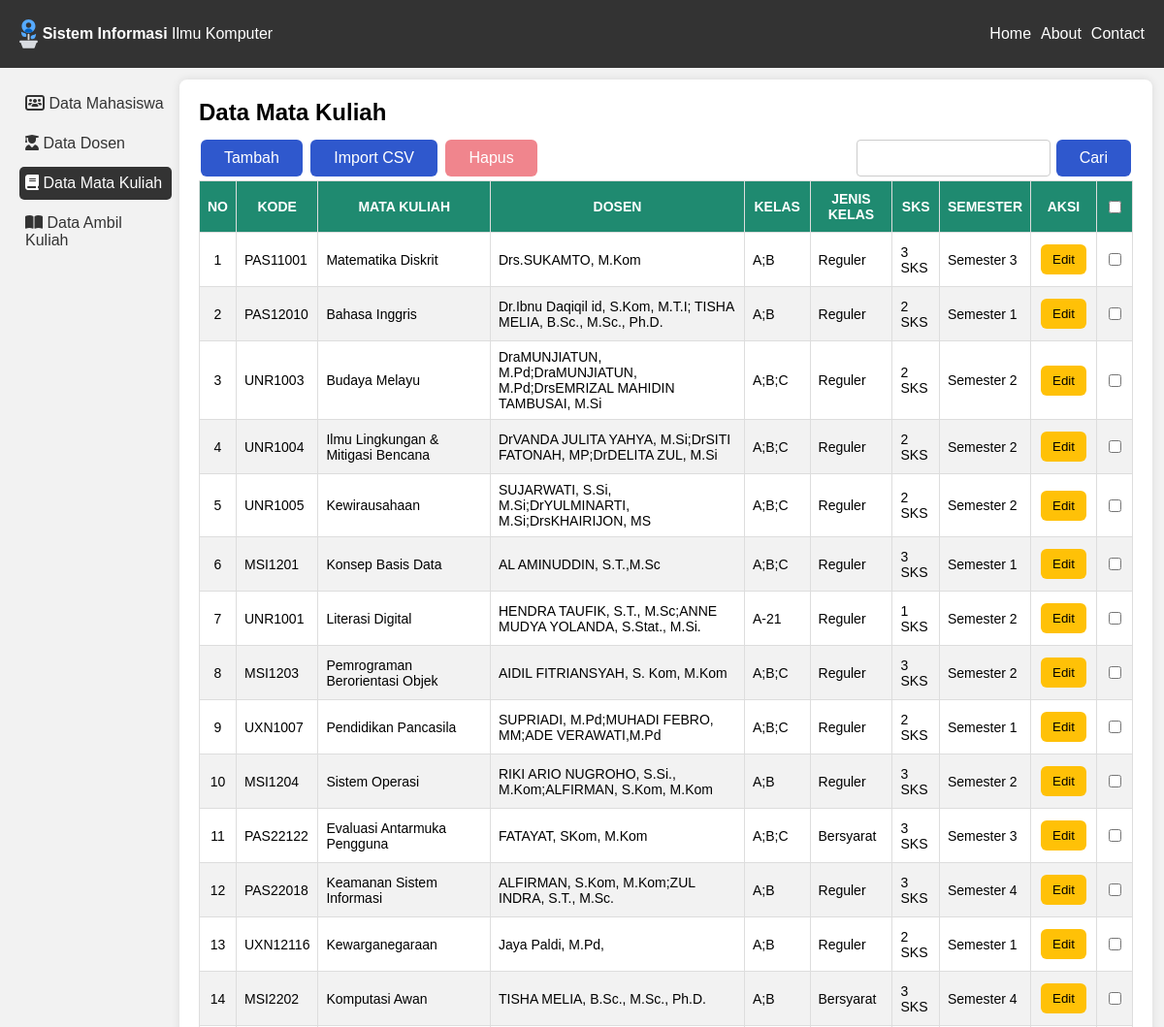
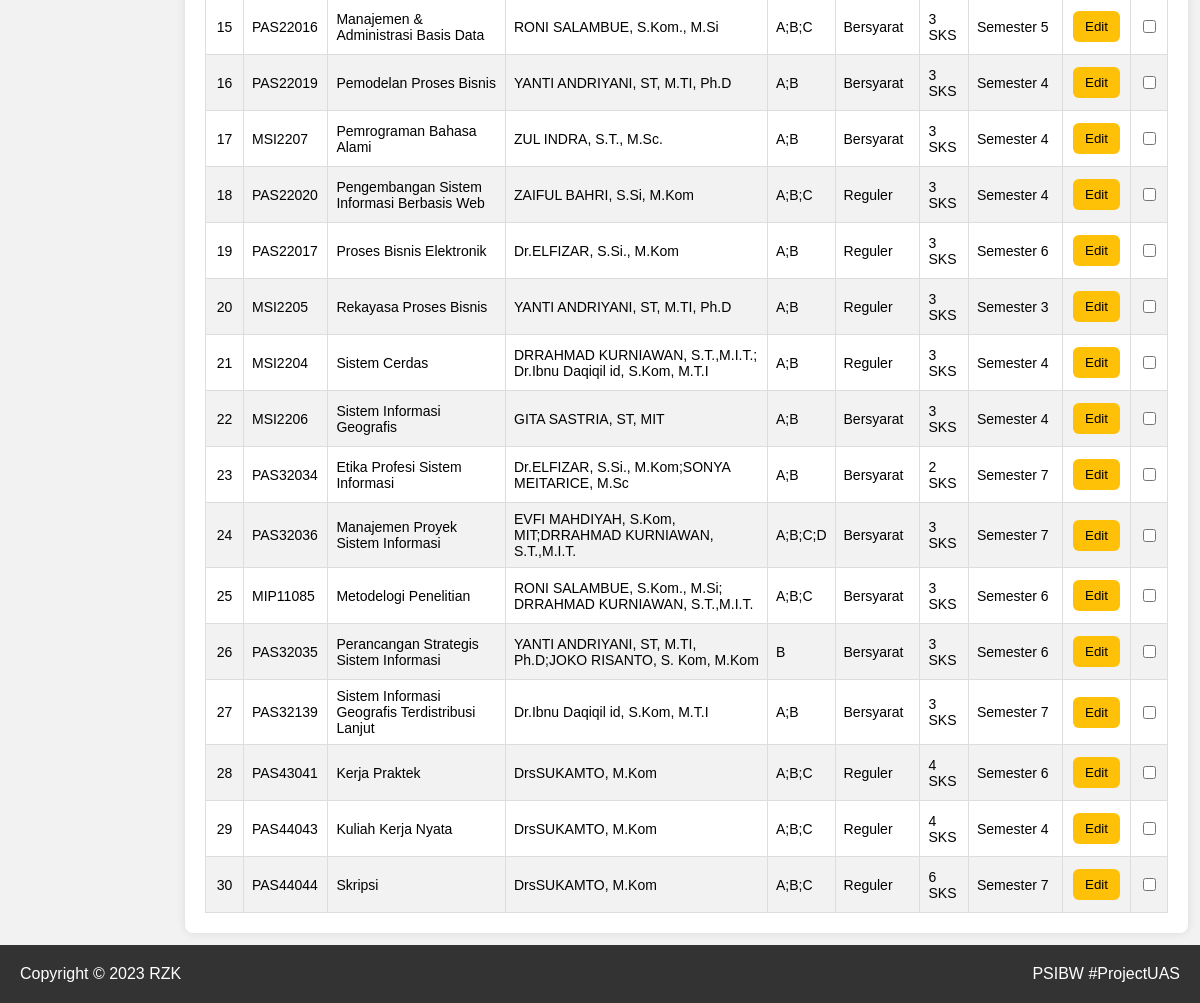
The app's page /matakuliah.php with its own data (2 pictures, top to bottom).
### tables this page shows
CREATE TABLE `matakuliah` (
  `id_matkul` int(11) NOT NULL,
  `kode` varchar(15) NOT NULL,
  `mata_kuliah` varchar(80) NOT NULL,
  `dosen` varchar(200) NOT NULL,
  `kelas` varchar(15) NOT NULL,
  `jenis_kelas` varchar(20) NOT NULL,
  `sks` int(11) NOT NULL,
  `semester` int(11) NOT NULL
);

### function.php (called while the page is built, shortened)
<?php
include 'koneksi.php';
function tabelMK()
{
    global $kon;
    $matakuliah = mysqli_query($kon, "SELECT * FROM matakuliah");
    return $matakuliah;
}
function getMahasiswa()
{
    global $kon;
    $sql = "SELECT id_mahasiswa FROM mhs_web";
    $rows = mysqli_query($kon, $sql);
    return $rows->fetch_all();
}

### matakuliah.php (the view, shortened to what this page needs)
<?php
include 'function.php';
$resID = getMahasiswa();
$listID = ';';
for ($i = 0; $i < count($resID); $i++) {
    $listID = $listID . $resID[$i][0] . ';';
}
if (isset($_POST['search'])) {
    $mk = tabelSearch('matakuliah', 'mata_kuliah', $_POST['cari']);
} else {
    $mk = tabelMK();
}
?>
<!DOCTYPE html>
<html>
<head>
    <link rel="stylesheet" type="text/css" href="style.css">
</head>
<body>
    <header>
        <div class="header-container">
            <div class="navbar-logo">
                <a href="index.html">
                    <img src="img/icon.svg" alt="logo">
                    <p><b>Sistem Informasi</b> Ilmu Komputer</p>
                </a>
            </div>
            <nav class="nav">
                <ul>
                    <li><a href="#">Home</a></li>
                    <li><a href="#">About</a></li>
                    <li><a href="#">Contact</a></li>
                </ul>
            </nav>
        </div>
    </header>
    <div class="container">
        <aside>
            <ul>
                <li><a href="index.php"><i class='fas fa-solid fa-users-rectangle'></i> Data Mahasiswa</a></li>
                <li><a href="dosen.php"><i class='fas fa-solid fa-user-graduate'></i> Data Dosen</a></li>
                <li><a href="matakuliah.php" class="active"><i class='fas fa-book'></i> Data Mata Kuliah</a></li>
                <li><a href="ambilkuliah.php"><i class='fas fa-book-open'></i> Data Ambil Kuliah</a></li>
            </ul>
        </aside>
        <main>
            <h2>Data Mata Kuliah</h2>
            <form method="post" action="http://localhost/psibw/matakuliah.php">
                <div style="display: flex; justify-content: space-between;">
                    <div>
                        <button class="button" type="button" onclick="openModal()">Tambah</button>
                        <button class="button" type="button" onclick="openCSVModal()">Import CSV</button>
                        <button class="button-danger" id="hapus" name="hapus" disabled>Hapus</button>
                    </div>
                    <div style="display: flex; align-items: center;">
                        <input type="text" style="padding:8px; height: 38px; margin-right:4px; width:200px" name="cari">
                        <button type="submit" name="search" class="button">Cari</button>
                    </div>
                </div>
                <table id="mhs">
                    <tr>
                        <th style="text-align: center;">NO</th>
                        <th style="text-align: center;">KODE</th>
                        <th style="text-align: center;">MATA KULIAH</th>
                        <th style="text-align: center;">DOSEN</th>
                        <th style="text-align: center;">KELAS</th>
                        <th style="text-align: center;">JENIS KELAS</th>
                        <th style="text-align: center;">SKS</th>
                        <th style="text-align: center;">SEMESTER</th>
                        <th style="text-align: center;">AKSI</th>
                        <th style="text-align: center;"><input type="checkbox" id="deleteAll" onchange="handleChange(this,'<?php echo $listID; ?>')"></th>
                    </tr>
                    <tr>
                        <?php
                        $no = 1;
                        foreach ($mk as $row) {
                            echo "<tr>
                                <td style='text-align:center;'>$no</td>
                                <td>" . $row['kode'] . "</td><td>" . $row['mata_kuliah'] . "</td><td>" . $row['dosen'] . "</td><td>" . $row['kelas'] . "</td><td>" . $row['jenis_kelas'] . "</td><td>" . $row['sks'] . " SKS</td><td>Semester " . $row['semester'] . "</td>";
                            echo "
                                <td style='text-align:center;'>
                                <button class=" . '"button-warning"' . " type='button' onclick='reqDataMK(" . $row['id_matkul'] . ")' data-mhs='" . $row['id_matkul'] . "'>Edit</button>
                                </td>";
                            echo "<td style='text-align:center;'><input type='checkbox' id='delete' name='delete[]' onclick='EnableDisableButton(this, " . $row['id_matkul'] . ")' value='" . $row['id_matkul'] . "'></td>";
                            $no++;
                        }
                        ?>
                    </tr>
                </table>
            </form>
        </main>
    </div>
    <footer>
        <div class="footer-container">
            <p>Copyright &copy; 2023 RZK</p>
            <a>PSIBW #ProjectUAS</a>
        </div>
    </footer>
</body>
</html>

### style.css (style rules this page uses)
* { box-sizing: border-box; }
body, h1, h2, p, ul, li { margin: 0; padding: 0; }
body { font-family: Arial, sans-serif; background-color: #f2f2f2; }
.container { display: flex; min-height: 512px; margin: 12px; }
header { background-color: #333; color: #fff; padding: 20px; }
.header-container { display: flex; align-items: center; justify-content: space-between; color: rgb(5, 81, 223); }
.navbar-logo a { display: flex; align-items:center; color: white; text-decoration:none; }
.navbar-logo img { height: 30px; width: auto; margin-right:5px; }
nav ul { list-style: none; display: flex; }
nav ul li { margin-left: 10px; }
nav ul li a { color: #fff; text-decoration: none; }
aside { background-color: #f2f2f2; width: 250px; padding: 8px; flex-shrink: unset; }
aside ul { list-style: none; }
aside ul li { margin-bottom: 5px; }
aside ul li a { color: #333; text-decoration: none; padding: 8px 6px; width:100%; display:inline-block; margin-bottom:2px; border-radius:5px; }
aside ul li a.active { color: white; background-color: #333; }
main { flex-grow: 1; padding: 20px; background-color: #fff; border-radius: 8px; box-shadow: 0 0 10px rgba(0, 0, 0, 0.1); }
main h2 { margin-bottom: 10px; }
footer { background-color: #333; color: #fff; padding: 20px; }
.footer-container { display: flex; align-items: center; justify-content: space-between; }
.button { font-family: Arial; background-color: #2f81cd; border: none; color: white; padding: 10px 14px; border-radius: 6px; text-align: center; text-decoration: none; display: inline-block; font-size: 16px; cursor: pointer; margin-bottom: 10px; }
#mhs { font-family: Arial, Helvetica, sans-serif; font-size: 14px; border-collapse: collapse; width: 100%; }
#mhs td, #mhs th { border: 1px solid #ddd; padding: 8px; }
#mhs tr:nth-child(even) { background-color: #f2f2f2; }
#mhs th { padding-top: 10px; padding-bottom: 10px; text-align: left; background-color: #1F8A70; color: white; }
input[type=text], select, textarea { width: 100%; padding: 12px; border: 1px solid #ccc; border-radius: 4px; resize: vertical; }
.button { font-family: Arial; background-color: #2F58CD; border: none; color: white; padding: 10px 24px; border-radius: 6px; text-align: center; text-decoration: none; display: inline-block; font-size: 16px; margin: 4px 2px; cursor: pointer; }
.button-warning { background-color: #ffc107; border: none; color: black; padding: 8px 12px; border-radius: 6px; text-align: center; text-decoration: none; display: inline-block; margin: 4px 2px; cursor: pointer; transition: all .35s ease-in-out; }
.button-danger { background-color: #dc3545; border: none; color: white; padding: 10px 24px; border-radius: 6px; text-align: center; text-decoration: none; display: inline-block; font-size: 16px; margin: 4px 2px; cursor: pointer; }
input[type=checkbox] { border-radius: 50%; }
.button-danger[disabled] { background-color: #f0858d; cursor:not-allowed; }

### records on screen
matakuliah: kode "PAS11001", mata_kuliah "Matematika Diskrit", dosen "Drs.SUKAMTO, M.Kom", kelas "A;B", jenis_kelas "Reguler", sks "3", semester "3"
matakuliah: kode "PAS12010", mata_kuliah "Bahasa Inggris", dosen "Dr.Ibnu Daqiqil id, S.Kom, M.T.I; TISHA MELIA, B.Sc., M.Sc., Ph.D.", kelas "A;B", jenis_kelas "Reguler", sks "2", semester "1"
matakuliah: kode "UNR1003", mata_kuliah "Budaya Melayu", dosen "DraMUNJIATUN, M.Pd;DraMUNJIATUN, M.Pd;DrsEMRIZAL MAHIDIN TAMBUSAI, M.Si", kelas "A;B;C", jenis_kelas "Reguler", sks "2", semester "2"
matakuliah: kode "UNR1004", mata_kuliah "Ilmu Lingkungan & Mitigasi Bencana", dosen "DrVANDA JULITA YAHYA, M.Si;DrSITI FATONAH, MP;DrDELITA ZUL, M.Si", kelas "A;B;C", jenis_kelas "Reguler", sks "2", semester "2"
matakuliah: kode "UNR1005", mata_kuliah "Kewirausahaan", dosen "SUJARWATI, S.Si, M.Si;DrYULMINARTI, M.Si;DrsKHAIRIJON, MS", kelas "A;B;C", jenis_kelas "Reguler", sks "2", semester "2"
matakuliah: kode "MSI1201", mata_kuliah "Konsep Basis Data", dosen "AL AMINUDDIN, S.T.,M.Sc", kelas "A;B;C", jenis_kelas "Reguler", sks "3", semester "1"
matakuliah: kode "UNR1001", mata_kuliah "Literasi Digital", dosen "HENDRA TAUFIK, S.T., M.Sc;ANNE MUDYA YOLANDA, S.Stat., M.Si.", kelas "A-21", jenis_kelas "Reguler", sks "1", semester "2"
matakuliah: kode "MSI1203", mata_kuliah "Pemrograman Berorientasi Objek", dosen "AIDIL FITRIANSYAH, S. Kom, M.Kom", kelas "A;B;C", jenis_kelas "Reguler", sks "3", semester "2"
matakuliah: kode "UXN1007", mata_kuliah "Pendidikan Pancasila", dosen "SUPRIADI, M.Pd;MUHADI FEBRO, MM;ADE VERAWATI,M.Pd", kelas "A;B;C", jenis_kelas "Reguler", sks "2", semester "1"
matakuliah: kode "MSI1204", mata_kuliah "Sistem Operasi", dosen "RIKI ARIO NUGROHO, S.Si., M.Kom;ALFIRMAN, S.Kom, M.Kom", kelas "A;B", jenis_kelas "Reguler", sks "3", semester "2"
matakuliah: kode "PAS22122", mata_kuliah "Evaluasi Antarmuka Pengguna", dosen "FATAYAT, SKom, M.Kom", kelas "A;B;C", jenis_kelas "Bersyarat", sks "3", semester "3"
matakuliah: kode "PAS22018", mata_kuliah "Keamanan Sistem Informasi", dosen "ALFIRMAN, S.Kom, M.Kom;ZUL INDRA, S.T., M.Sc.", kelas "A;B", jenis_kelas "Reguler", sks "3", semester "4"
matakuliah: kode "UXN12116", mata_kuliah "Kewarganegaraan", dosen "Jaya Paldi, M.Pd,", kelas "A;B", jenis_kelas "Reguler", sks "2", semester "1"
matakuliah: kode "MSI2202", mata_kuliah "Komputasi Awan", dosen "TISHA MELIA, B.Sc., M.Sc., Ph.D.", kelas "A;B", jenis_kelas "Bersyarat", sks "3", semester "4"
matakuliah: kode "PAS22016", mata_kuliah "Manajemen & Administrasi Basis Data", dosen "RONI SALAMBUE, S.Kom., M.Si", kelas "A;B;C", jenis_kelas "Bersyarat", sks "3", semester "5"
matakuliah: kode "PAS22019", mata_kuliah "Pemodelan Proses Bisnis", dosen "YANTI ANDRIYANI, ST, M.TI, Ph.D", kelas "A;B", jenis_kelas "Bersyarat", sks "3", semester "4"
matakuliah: kode "MSI2207", mata_kuliah "Pemrograman Bahasa Alami", dosen "ZUL INDRA, S.T., M.Sc.", kelas "A;B", jenis_kelas "Bersyarat", sks "3", semester "4"
matakuliah: kode "PAS22020", mata_kuliah "Pengembangan Sistem Informasi Berbasis Web", dosen "ZAIFUL BAHRI, S.Si, M.Kom", kelas "A;B;C", jenis_kelas "Reguler", sks "3", semester "4"
matakuliah: kode "PAS22017", mata_kuliah "Proses Bisnis Elektronik", dosen "Dr.ELFIZAR, S.Si., M.Kom", kelas "A;B", jenis_kelas "Reguler", sks "3", semester "6"
matakuliah: kode "MSI2205", mata_kuliah "Rekayasa Proses Bisnis", dosen "YANTI ANDRIYANI, ST, M.TI, Ph.D", kelas "A;B", jenis_kelas "Reguler", sks "3", semester "3"
matakuliah: kode "MSI2204", mata_kuliah "Sistem Cerdas", dosen "DRRAHMAD KURNIAWAN, S.T.,M.I.T.; Dr.Ibnu Daqiqil id, S.Kom, M.T.I", kelas "A;B", jenis_kelas "Reguler", sks "3", semester "4"
matakuliah: kode "MSI2206", mata_kuliah "Sistem Informasi Geografis", dosen "GITA SASTRIA, ST, MIT", kelas "A;B", jenis_kelas "Bersyarat", sks "3", semester "4"
matakuliah: kode "PAS32034", mata_kuliah "Etika Profesi Sistem Informasi", dosen "Dr.ELFIZAR, S.Si., M.Kom;SONYA MEITARICE, M.Sc", kelas "A;B", jenis_kelas "Bersyarat", sks "2", semester "7"
matakuliah: kode "PAS32036", mata_kuliah "Manajemen Proyek Sistem Informasi", dosen "EVFI MAHDIYAH, S.Kom, MIT;DRRAHMAD KURNIAWAN, S.T.,M.I.T.", kelas "A;B;C;D", jenis_kelas "Bersyarat", sks "3", semester "7"
matakuliah: kode "MIP11085", mata_kuliah "Metodelogi Penelitian", dosen "RONI SALAMBUE, S.Kom., M.Si; DRRAHMAD KURNIAWAN, S.T.,M.I.T.", kelas "A;B;C", jenis_kelas "Bersyarat", sks "3", semester "6"
matakuliah: kode "PAS32035", mata_kuliah "Perancangan Strategis Sistem Informasi", dosen "YANTI ANDRIYANI, ST, M.TI, Ph.D;JOKO RISANTO, S. Kom, M.Kom", kelas "B", jenis_kelas "Bersyarat", sks "3", semester "6"
matakuliah: kode "PAS32139", mata_kuliah "Sistem Informasi Geografis Terdistribusi Lanjut", dosen "Dr.Ibnu Daqiqil id, S.Kom, M.T.I", kelas "A;B", jenis_kelas "Bersyarat", sks "3", semester "7"
matakuliah: kode "PAS43041", mata_kuliah "Kerja Praktek", dosen "DrsSUKAMTO, M.Kom", kelas "A;B;C", jenis_kelas "Reguler", sks "4", semester "6"
matakuliah: kode "PAS44043", mata_kuliah "Kuliah Kerja Nyata", dosen "DrsSUKAMTO, M.Kom", kelas "A;B;C", jenis_kelas "Reguler", sks "4", semester "4"
matakuliah: kode "PAS44044", mata_kuliah "Skripsi", dosen "DrsSUKAMTO, M.Kom", kelas "A;B;C", jenis_kelas "Reguler", sks "6", semester "7"
